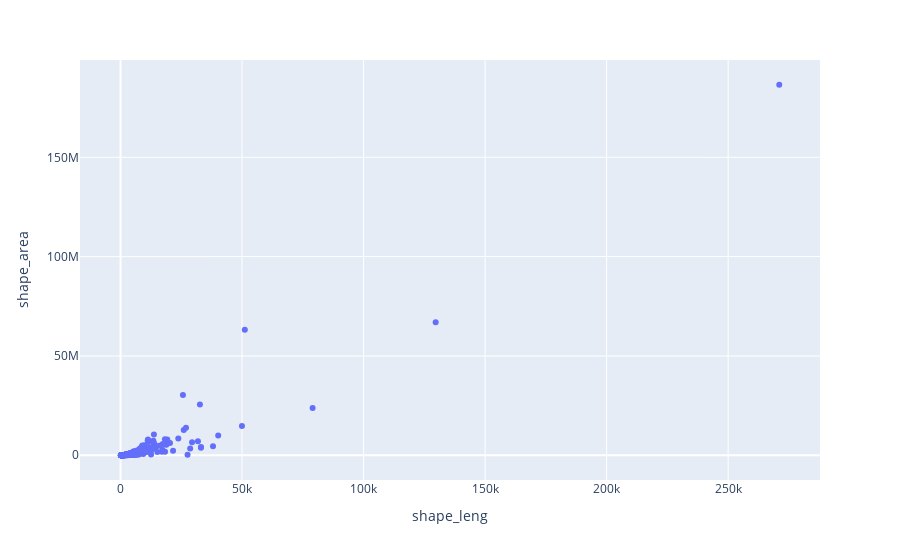

The notebook cell this image was saved under:
### Code cell
px.scatter(df_mini,
           x='shape_leng',
           y='shape_area'
          )

### Figure 1 — Plotly figure (JSON) as saved in the notebook; plotly's stock layout.template omitted (floating-point values rounded to 4 significant figures; data arrays with more than 128 entries replaced by an {"elided": "..."} marker saying what was removed)
{"data": [{"hovertemplate": "shape_leng=%{x}<br>shape_area=%{y}<extra></extra>", "legendgroup": "", "marker": {"color": "#636efa", "symbol": "circle"}, "mode": "markers", "name": "", "orientation": "v", "showlegend": false, "type": "scatter", "x": {"elided": "561 float values"}, "xaxis": "x", "y": {"elided": "561 float values"}, "yaxis": "y"}], "layout": {"legend": {"tracegroupgap": 0}, "margin": {"t": 60}, "xaxis": {"anchor": "y", "domain": [0, 1], "title": {"text": "shape_leng"}}, "yaxis": {"anchor": "x", "domain": [0, 1], "title": {"text": "shape_area"}}}}
